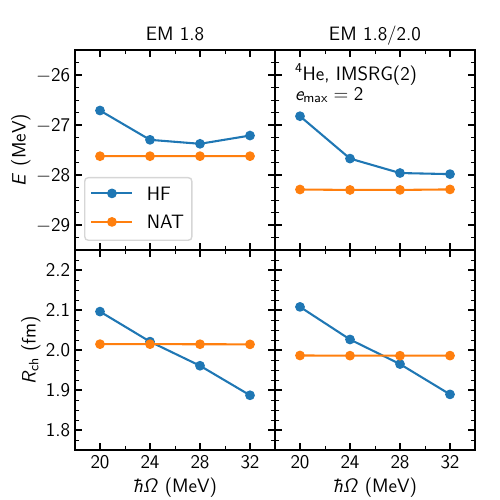

This chart was generated by the following Python code:
import matplotlib.pyplot as plt
import matplotlib
from mpl_toolkits.axes_grid1 import ImageGrid

import json
import os

os.chdir(os.path.dirname(os.path.abspath(__file__)))

plt.rcParams["text.usetex"] = True
plt.rcParams["text.latex.preamble"] = r"\usepackage{siunitx}\sisetup{detect-all}\usepackage{amsmath}\usepackage{sansmath}\sansmath"
plt.rcParams["font.size"] = 14

fig_height = 5
fig_width = 5

# Set up initial figure
fig, axs = plt.subplots(
    2, 2, sharex="col", sharey="row", gridspec_kw={"hspace": 0, "wspace": 0}
)

(ax1, ax2), (ax3, ax4) = axs

for ax in [ax1, ax2, ax3, ax4]:
    ax.xaxis.set_minor_locator(matplotlib.ticker.AutoMinorLocator(2))
    ax.yaxis.set_minor_locator(matplotlib.ticker.AutoMinorLocator(4))
    ax.tick_params(bottom=True, top=True, left=True, right=True, which="both")
    ax.tick_params(axis="x", which="both", direction="in")
    ax.tick_params(axis="y", which="both", direction="in")
    ax.tick_params(which='major', length=5)
    ax.tick_params(which='minor', length=3)

with open(f"data/he4/imsrg2/data.json") as f:
    data = json.load(f)

# Top left
ham = "NN-only"
for basis in ["HF", "truncated NAT"]:
    hws = []
    energies = []
    for key in data[ham][basis]:
        entry = data[ham][basis][key]
        if entry["converged"]:
            hws.append(int(key))
            energies.append(entry["E"])
    if basis == "truncated NAT":
        basis = "NAT"
    ax1.plot(hws, energies, "o-", label=basis)

# Top right
ham = "NN+3N"
for basis in ["HF", "truncated NAT"]:
    hws = []
    energies = []
    for key in data[ham][basis]:
        entry = data[ham][basis][key]
        if entry["converged"]:
            hws.append(int(key))
            energies.append(entry["E"])
    if basis == "truncated NAT":
        basis = "NAT"
    ax2.plot(hws, energies, "o-", label=basis)

# Bottom left
ham = "NN-only"
for basis in ["HF", "truncated NAT"]:
    hws = []
    radii = []
    for key in data[ham][basis]:
        entry = data[ham][basis][key]
        if entry["converged"]:
            hws.append(int(key))
            radii.append(entry["R"])
    if basis == "truncated NAT":
        basis = "NAT"
    ax3.plot(hws, radii, "o-", label=basis)

# Bottom right
ham = "NN+3N"
for basis in ["HF", "truncated NAT"]:
    hws = []
    radii = []
    for key in data[ham][basis]:
        entry = data[ham][basis][key]
        if entry["converged"]:
            hws.append(int(key))
            radii.append(entry["R"])
    if basis == "truncated NAT":
        basis = "NAT"
    ax4.plot(hws, radii, "o-", label=basis)


ax3.set_xlabel(r"$\hbar \Omega$ (MeV)")
ax4.set_xlabel(r"$\hbar \Omega$ (MeV)")
ax3.set_xlim((18, 34))
ax4.set_xlim((18, 34))
ax3.set_xticks([20, 24, 28, 32])
ax4.set_xticks([20, 24, 28, 32])
ax1.set_ylabel(r"$E$ (MeV)")
ax3.set_ylabel(r"$R_{\text{ch}}$ (fm)")
ax1.set_ylim((-29.5, -25.5))
ax1.set_yticks([-29, -28, -27, -26])
ax3.set_ylim((1.75, 2.25))
ax3.set_yticks([1.8, 1.9, 2.0, 2.1, 2.2])
ax1.legend(loc="lower left")

plt.text(
    0.5,
    1.05,
    "EM 1.8",
    ha="center",
    transform=ax1.transAxes,
)
plt.text(
    0.5,
    1.05,
    "EM 1.8/2.0",
    ha="center",
    transform=ax2.transAxes,
)
plt.text(
    0.1,
    0.85,
    r"${}^{4}\text{He}$, IMSRG(2)",
    ha="left",
    transform=ax2.transAxes,
)
plt.text(
    0.1,
    0.75,
    r"$e_{\text{max}} = 2$",
    ha="left",
    transform=ax2.transAxes,
)

plt.gcf().subplots_adjust(left=0.15)
plt.gcf().subplots_adjust(right=0.95)
plt.gcf().subplots_adjust(top=0.90)
plt.gcf().subplots_adjust(bottom=0.10)

plt.gcf().set_size_inches(fig_width, fig_height)
path = "he4_imsrg2_results.pdf"
plt.savefig(path, dpi=300, transparent=True)
plt.close(fig)
